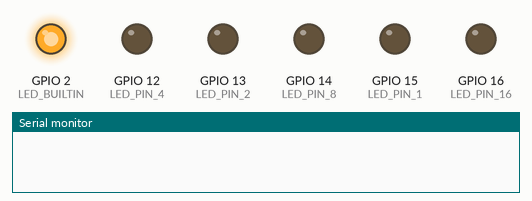
Recording of a program running on a simulated ESP8266 (Wemos D1 mini). Parts: output pins drawn as LEDs (lit = HIGH, except the on-board LED, lit = LOW), the last lines printed to the serial monitor. WiFi joins after 1.5 s; servers stay silent unless stated; network time is answered at once with the bench clock; the local clock reads 2024-03-15 10:24:30 at power-on unless the program sets it.

Above: at 0.1 s.
At 0.7 s:
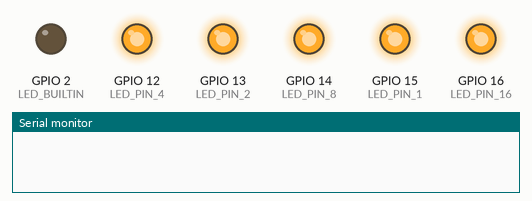
At 1.6 s:
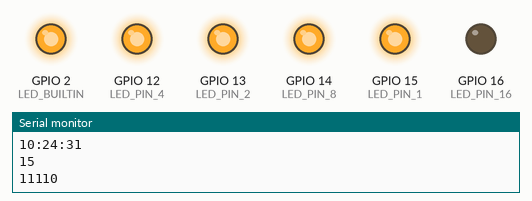
Timing chart, 0 to 3.1 s (numbered marks = the images above):
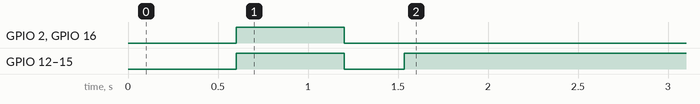

Measured:
- by itself, GPIO 12 (LED_PIN_4), GPIO 13 (LED_PIN_2), GPIO 14 (LED_PIN_8), GPIO 15 (LED_PIN_1): HIGH → LOW at 1.2 s, → HIGH 0.33 s later

The program:

main.cpp
```cpp
#include <Arduino.h>
#include <FS.h>                   //this needs to be first, or it all crashes and burns...

#include <ESP8266WiFi.h>          //https://github.com/esp8266/Arduino

//needed for library
#include <DNSServer.h>
#include <ESP8266WebServer.h>
#include <WiFiManager.h>          //https://github.com/tzapu/WiFiManager

//Time of the day
#include <NTPClient.h>
#include <time.h>
//#include <WiFi101.h> // for WiFi 101 shield or MKR1000
#include <WiFiUdp.h>

//for LED status
#include <Ticker.h>
Ticker ticker;

#ifndef LED_BUILTIN
#define LED_BUILTIN 13
#endif

// Number of Pins
const byte numPins = 5;

// Pinout
const int LED_PIN_1 = 15; // D8
const int LED_PIN_2 = 13; // D7
const int LED_PIN_4 = 12; // D6
const int LED_PIN_8 = 14; // D5
const int LED_PIN_16 = 16; // D0 - High at boot

const byte pins[] = {LED_PIN_1, LED_PIN_2, LED_PIN_4, LED_PIN_8, LED_PIN_16};

WiFiUDP ntpUDP;

// You can specify the time server pool and the offset (in seconds, can be
// changed later with setTimeOffset() ). Additionally you can specify the
// update interval (in milliseconds, can be changed using setUpdateInterval() ).
NTPClient timeClient(ntpUDP, "europe.pool.ntp.org", 3600, 60000);

void tick()
{
  //toggle state
  int state = digitalRead(LED_BUILTIN);  // get the current state of GPIO1 pin
  digitalWrite(LED_BUILTIN, !state);     // set pin to the opposite state

  digitalWrite(LED_PIN_1, !state);
  digitalWrite(LED_PIN_2, !state);
  digitalWrite(LED_PIN_4, !state);
  digitalWrite(LED_PIN_8, !state);
  digitalWrite(LED_PIN_16, !state);
}

//gets called when WiFiManager enters configuration mode
void configModeCallback (WiFiManager *myWiFiManager) {
  Serial.println("Entered config mode");
  Serial.println(WiFi.softAPIP());
  //if you used auto generated SSID, print it
  Serial.println(myWiFiManager->getConfigPortalSSID());
  //entered config mode, make led toggle faster
  ticker.attach(0.2, tick);
}

void setup() {
  //pio device monitor -b 115200 -p 4
  Serial.begin(115200);
  Serial.println();

  //set led pin as output
  pinMode(LED_BUILTIN, OUTPUT);
  pinMode(LED_PIN_1, OUTPUT);
  pinMode(LED_PIN_2, OUTPUT);
  pinMode(LED_PIN_4, OUTPUT);
  pinMode(LED_PIN_8, OUTPUT);
  pinMode(LED_PIN_16, OUTPUT);

  // start ticker with 0.5 because we start in AP mode and try to connect
  ticker.attach(0.6, tick);

  //WiFiManager
  //Local intialization. Once its business is done, there is no need to keep it around
  WiFiManager wifiManager;

  // esptool.py --chip esp8266 --port /dev/cu.usbserial-14310 erase_flash
  // wifiManager.resetSettings();

  //set callback that gets called when connecting to previous WiFi fails, and enters Access Point mode
  wifiManager.setAPCallback(configModeCallback);

  //fetches ssid and pass and tries to connect
  //if it does not connect it starts an access point with the specified name
  //here  "AutoConnectAP"
  //and goes into a blocking loop awaiting configuration
  if (!wifiManager.autoConnect("AutoConnectAP")) {
    Serial.println("failed to connect and hit timeout");
    //reset and try again, or maybe put it to deep sleep
    ESP.reset();
    delay(1000);
  }

  //if you get here you have connected to the WiFi
  Serial.println("connected...yeey :)");
  ticker.detach();


  Serial.println("local ip");
  Serial.println(WiFi.localIP());

  // get current time
  timeClient.begin();

  //keep LED on
  digitalWrite(LED_BUILTIN, LOW);

  //turn all other LED off
  digitalWrite(LED_PIN_1, LOW);
  digitalWrite(LED_PIN_2, LOW);
  digitalWrite(LED_PIN_4, LOW);
  digitalWrite(LED_PIN_8, LOW);
  digitalWrite(LED_PIN_16, LOW);
}

void loop() {
  timeClient.update();

  Serial.println(timeClient.getFormattedTime());

  time_t rawtime = timeClient.getEpochTime();
  struct tm * ti;
  ti = localtime (&rawtime);

  uint8_t day = ti->tm_mday;

  Serial.println(day);

  byte num = day;

  for (byte i = 0; i < numPins; i++) {
    byte state = bitRead(num, i);
    digitalWrite(pins[i], state);
    Serial.print(state);
  }

  delay(1000);
}
```
